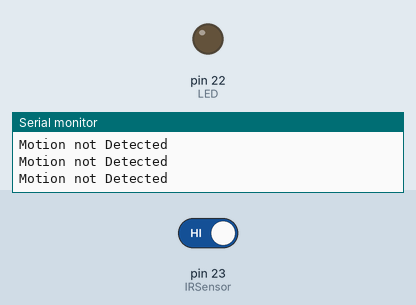
This sketch was run on a simulated Arduino Mega 2560, built with avr-gcc and run on an emulated ATmega2560. Shown: output pins drawn as LEDs (lit = HIGH), the last lines printed to the serial monitor. The test bench sets the inputs (shaded band); at power-on: pin 23 (IRSensor) HIGH.

Above: at 1.8 s.
1.9 s: pin 23 (IRSensor) driven LOW
At 3.3 s:
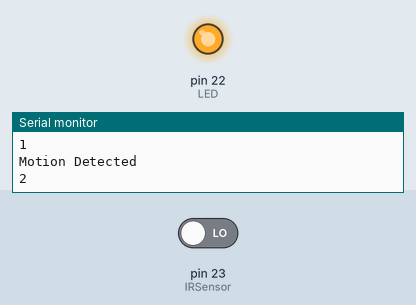
4.0 s: pin 23 (IRSensor) driven HIGH
At 4.9 s:
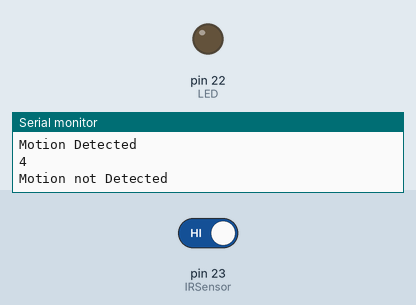
Timing chart, 0 to 7.0 s (numbered marks = the images above; inputs shaded):
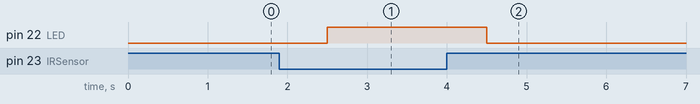

The sketch:

ir_sensor.ino.ino
```cpp
int IRSensor = 23;
int LED = 22;
int counter = 0;

void setup()
{
  Serial.begin(115200);
  Serial.println("Serial working");

  pinMode(IRSensor, INPUT);
  pinMode(LED, OUTPUT);
}

void loop()
{
  int sensorstate = digitalRead(IRSensor);
  delay(500);

  if (sensorstate == LOW)
  {
    digitalWrite(LED, HIGH);
    counter = counter + 1;

    Serial.println("Motion Detected");
    Serial.println(counter);
  }
  else
  {
    digitalWrite(LED, LOW);
    Serial.println("Motion not Detected");
  }
}
```

Measured:
- after the input at 1.9 s, pin 22 (LED): LOW → HIGH after 0.60 s
- after the input at 4.0 s, pin 22 (LED): HIGH → LOW after 0.50 s
